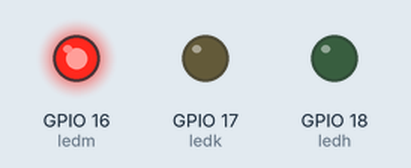
Recording of a program running on a simulated ESP32. On the bench: output pins drawn as LEDs (lit = HIGH).

Above: at 15.0 s.
At 32.5 s:
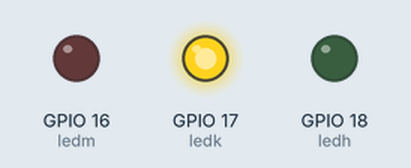
At 45.0 s:
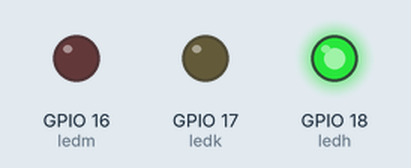
Timing chart, 0 to 71.5 s (numbered marks = the images above):
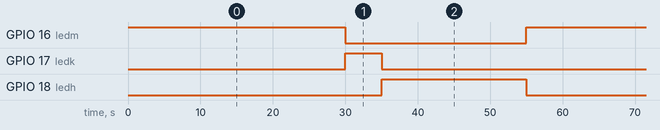

The program:

main.cpp
```cpp
#include <Arduino.h>
int ledm = 16;
int ledk = 17;
int ledh = 18;


void setup() {
  // put your setup code here, to run once:
  Serial.begin(115200);
  pinMode(ledm, OUTPUT);
  pinMode(ledk, OUTPUT);
  pinMode(ledh, OUTPUT);
}

void loop() {
  // put your main code here, to run repeatedly:
  digitalWrite(ledm, HIGH);//merah nyala
  digitalWrite(ledk, LOW);
  digitalWrite(ledh, LOW);
  delay(30000);
  digitalWrite(ledm, LOW);
  digitalWrite(ledk, HIGH);//kuning nyala
  digitalWrite(ledh, LOW);
  delay(5000);
  digitalWrite(ledm, LOW);
  digitalWrite(ledk, LOW);
  digitalWrite(ledh, HIGH);//hijau nyala
  delay(20000);
}

// put function definitions here:
int myFunction(int x, int y) {
  return x + y;
}
```

Measured:
- by itself, GPIO 16 (ledm): alternates HIGH for 30.0 s and LOW for 25.0 s
- by itself, GPIO 17 (ledk): alternates HIGH for 5.0 s and LOW for 50.0 s
- by itself, GPIO 18 (ledh): alternates HIGH for 20.0 s and LOW for 35.0 s
